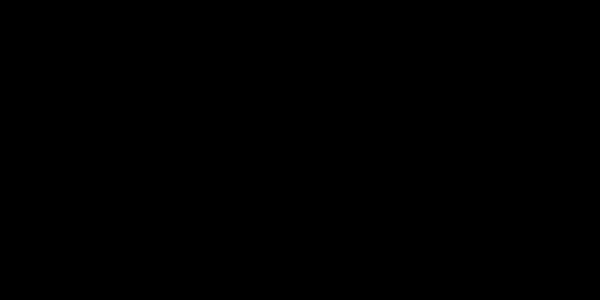
Frame 1 (no input)
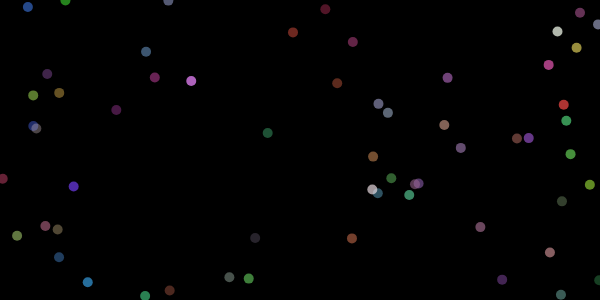
Frame 60 (no input)
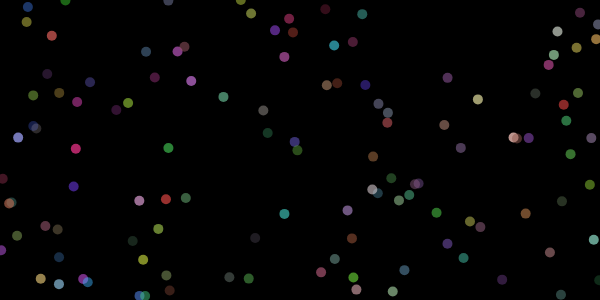
Frame 120 (the mouse pressed at the canvas centre since frame 60)

The p5.js sketch that drew these frames (run headless with seeded random() and noise() and a simulated clock; from frame 60 on, the mouse is pressed at the canvas centre):

// p5.js sketch
// ── sketch.js
var pros = []

function setup() {
	createCanvas(600, 300);
}

function draw() {
	background(0)
	var pro = new Pro();
	pros.push( pro);

	for (let i = pros.length-1; i > 0; i--) {
		pros[i].update();
		pros[i].show();
		if(pros[i].remove()){
			pros.splice(i,1);
		}
	}
}

class Pro {
	constructor() {
		this.x = random(0, width);
		this.y = random(0, height);
		this.r = random(50, 255)
		this.g = random(50, 255)
		this.b = random(50, 255)

		this.alpha = random(120,200);
	}

	remove(){
		return this.alpha < 0
	}
	update(){
		this.alpha -= 0.6
	}
	show(){
		noStroke();
		fill(this.r, this.g, this.b, this.alpha)
	  ellipse(this.x,this.y,10)
	}
}
